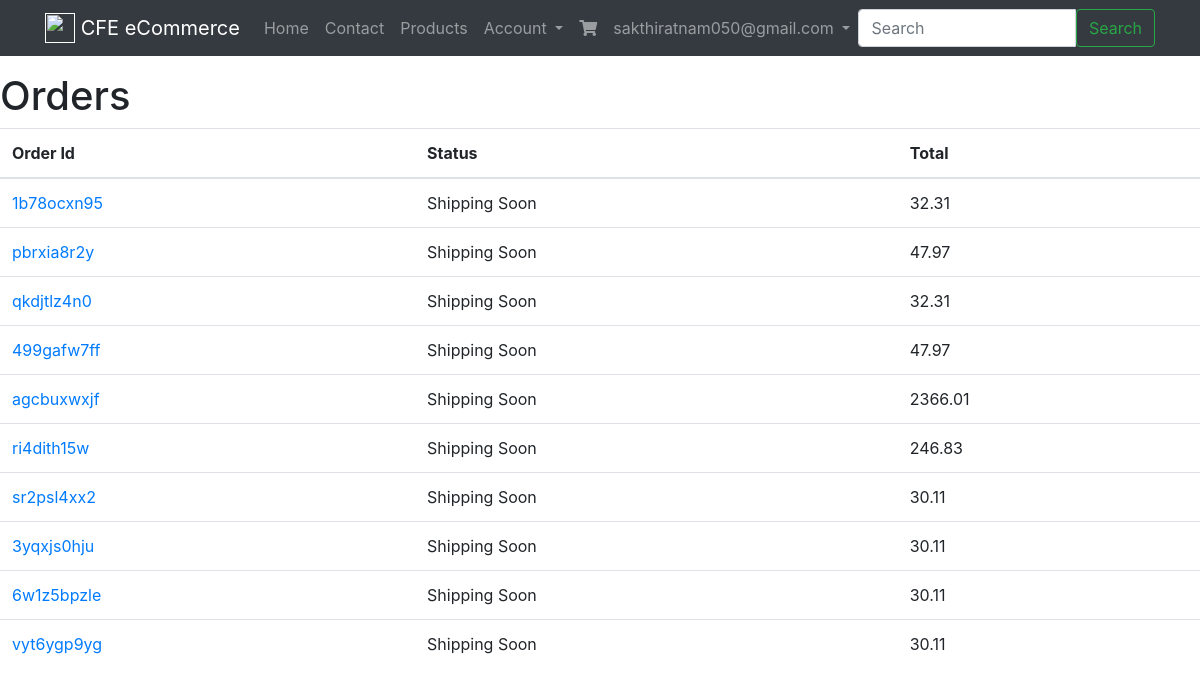
Before: /order/ (signed in) with the older database file.
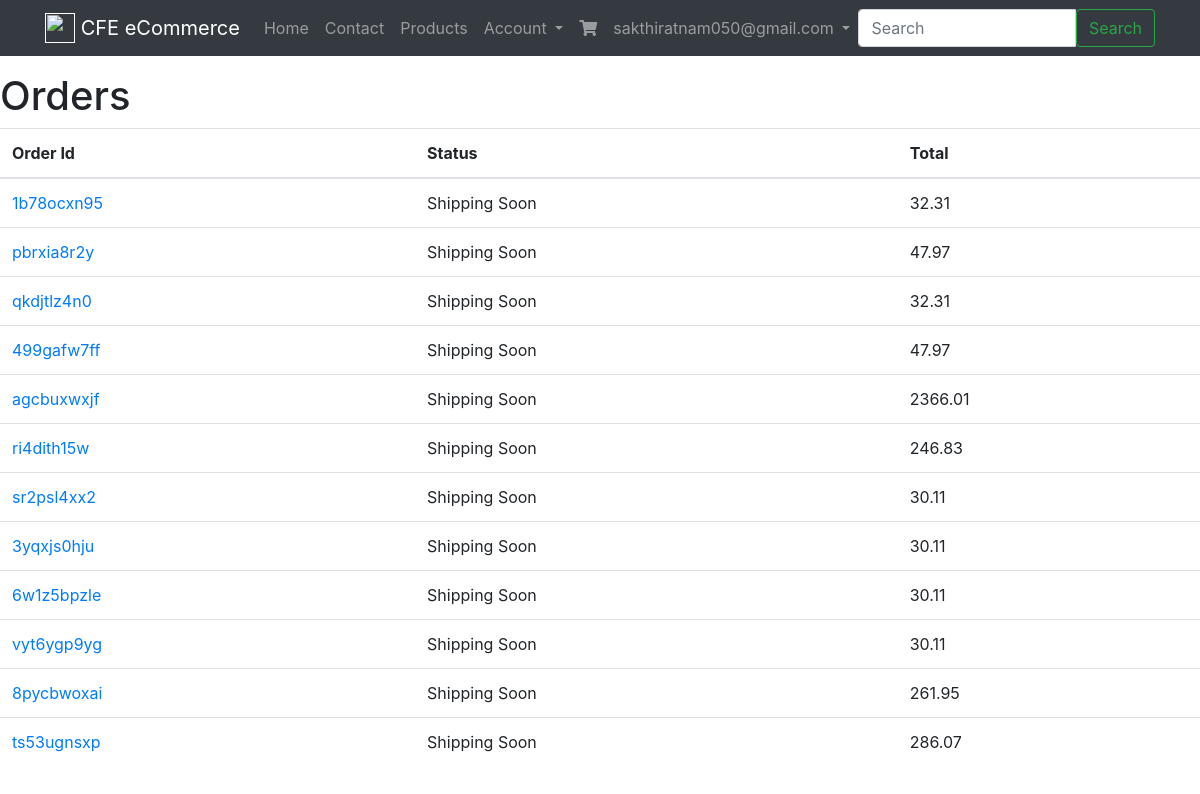
After: the same page with the newer database file.
### orders/models.py (models this page shows, shortened)
class Order(models.Model):
	billing_profile=models.ForeignKey(BillingProfile,on_delete=models.CASCADE,null=True,blank=True)
	order_id = models.CharField(max_length=120,blank=True)
	shipping_address= models.ForeignKey(Address, related_name="shipping_address",on_delete=models.CASCADE,null=True, blank=True)
	billing_address= models.ForeignKey(Address, related_name="billing_address",on_delete=models.CASCADE,null=True, blank=True)
	cart = models.ForeignKey(Cart,on_delete=models.CASCADE)
	status = models.CharField(max_length=120,blank=True,default='created',choices=OrderChoices)
	shipping_total = models.DecimalField(max_digits=100,decimal_places=2,default=5.99)
	total = models.DecimalField(max_digits=100,decimal_places=2,default=0.00)
	active = models.BooleanField(default=True)
	updated = models.DateTimeField(auto_now=True)
	timestamp = models.DateTimeField(auto_now_add=True)
	objects=OrderManager()
	class Meta:
		ordering = ['-timestamp','-updated']
	def get_absolute_url(self):
		return reverse("orders:detail",kwargs={'order_id':self.order_id})
	def get_status(self):
		if self.status == "refunded":
			return "Refunded order"
		elif self.status == "shipped":
			return "Shipped"
		return "Shipping Soon"

### orders/views.py (the view)
# urls.py: path('', OrderListView.as_view(), name='list'),
class OrderListView(LoginRequiredMixin,ListView):
	def get_queryset(self):
		return Order.objects.by_request(self.request).not_created()

### billing/models.py (called while the page is built)
    def new_or_get(self, request):
        user = request.user
        guest_email_id = request.session.get('guest_email_id')
        created = False
        obj = None
        if user.is_authenticated:
            obj, created = self.model.objects.get_or_create(
                            user=user, email=user.email)
        elif guest_email_id is not None:
            'guest user checkout; auto reloads payment stuff'
            guest_email_obj = GuestProfile.objects.get(id=guest_email_id)
            obj, created = self.model.objects.get_or_create(
                                            email=guest_email_obj.email)
        else:
            pass
        return obj, created

### orders/models.py (called while the page is built)
	def by_request(self,request):
		billing_profile,created = BillingProfile.objects.new_or_get(request)
		return self.filter(billing_profile=billing_profile)

	def not_created(self):
		return self.exclude(status='created')

	def get_queryset(self):
		return OrderManagerQuerySet(self.model,using=self._db)

	def by_request(self,request):
		return self.get_queryset().by_request(request)

### templates/orders/order_list.html
{% extends "base.html" %}
{% block content %}
<div class='row'>
    <div class='col-12'>
        <h1>Orders</h1>
    </div>
</div>
<div class='row'>
    <div class='col'>
        <table class='table'>
            <thead><th>Order Id</th><th>Status</th><th>Total</th></thead>
            <tbody>
                {% for object in object_list %}
                    <tr>
                        <td><a href='{{ object.get_absolute_url }}'>{{ object.order_id }}</a></td>
                        <td>{{ object.get_status }}</td>
                        <td>{{ object.total }}</td>
                    </tr>
                {% empty %}
                <tr><td colspan="3"><p class='lead'>No orders yet.</td></tr>
                {% endfor %}
            </tbody>
        </table>
    </div>
</div>
{% endblock %}

Changed rows visible on the page:
added Order: order_id "8pycbwoxai", get_status "Shipping Soon", total "261.95"
added Order: order_id "ts53ugnsxp", get_status "Shipping Soon", total "286.07"
